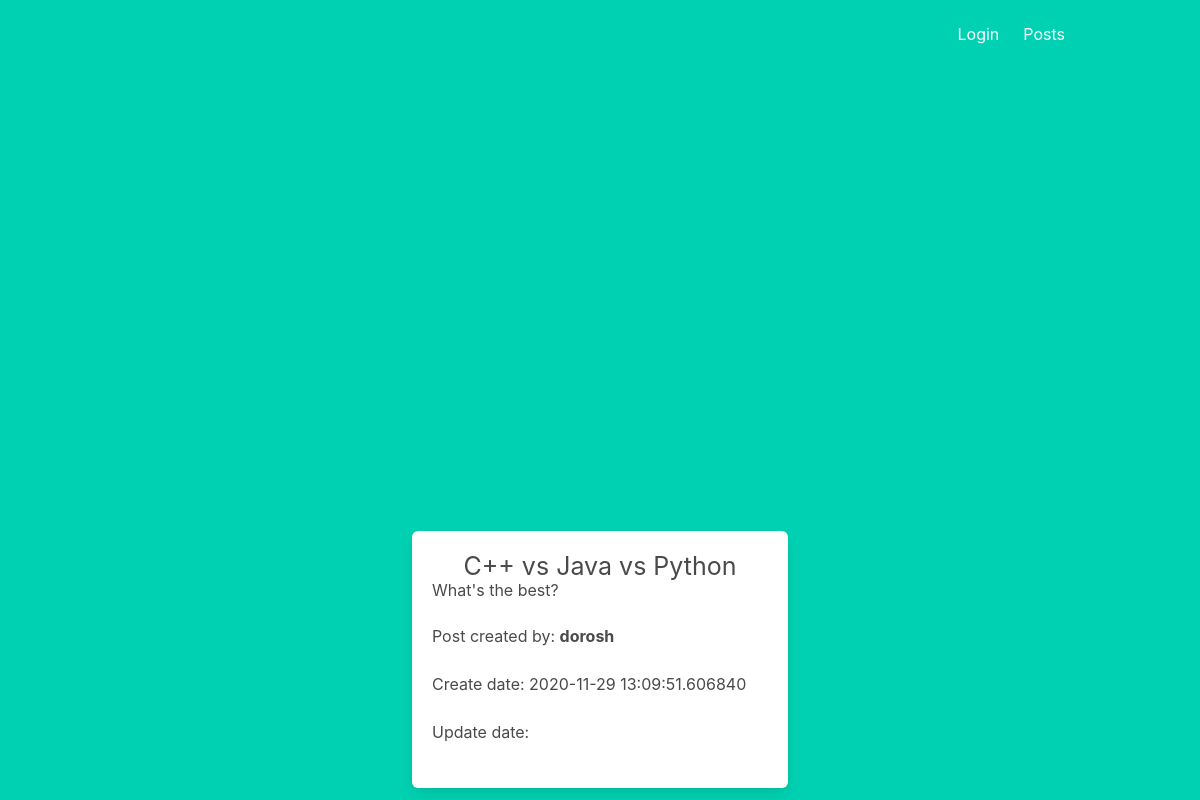
Screenshot of /posts/6/ with the database file from the repository.
### app/models.py (models this page shows, shortened)
class Post(db.Model):
    id = db.Column(db.Integer, primary_key=True)
    title = db.Column(db.String(100), nullable=False)
    body = db.Column(db.String(140), nullable=False)
    timestamp = db.Column(db.DateTime, index=True, default=datetime.utcnow, nullable=False)
    user_id = db.Column(db.Integer, db.ForeignKey('user.id'))

class User(UserMixin, db.Model):
    id = db.Column(db.Integer, primary_key=True)
    username = db.Column(db.String(64), index=True, unique=True)
    email = db.Column(db.String(120), index=True, unique=True)
    image_file = db.Column(db.String(20), nullable=False, default = 'default.jpg')
    about_me = db.Column(db.String(200), nullable=True)
    last_seen = db.Column(db.DateTime, default=datetime.utcnow)
    password_hash = db.Column(db.String(128))
    admin = db.Column(db.Boolean, default=False)
    posts = db.relationship('Post', backref='author', lazy='dynamic')

### app/blueprints/posts/views.py (the view)
@pb.route('/posts/<int:post_id>/', methods=['GET'])
def get_post(post_id):
    post = Post.query.get(post_id)
    return render_template('posts/post.html', post=post)

### app/blueprints/posts/templates/posts/post.html (shortened to what this page needs)
{% extends "base.html" %}
{% block content %}
<div class="column is-4 is-offset-4">
<div class="box">
        <div class="text-center">
                <h1 style="font-size: 25px;">{{post.title}}</h1>
                <h5 style="text-align: left;">{{post.body}}</h5><br>
                <inline><p style="text-align: left;">Post created by: <strong>{{ post.author.username }}</strong></p></inline> <br>
                <inline><p style="text-align: left;"> Create date: {{post.timestamp}}</p></inline><br>
                <inline><p style="text-align: left;">Update date: {{post.update_time}}</p></inline><br>
        </div>
</div>
</div>
{% endblock %}

### app/static/styles/style.css (style rules this page uses)
h1 { text-align: center; }

### rows the page displays
Post: title "C++ vs Java vs Python", body "What's the best?", timestamp "2020-11-29 13:09:51.606840"
User: author.username "dorosh"
